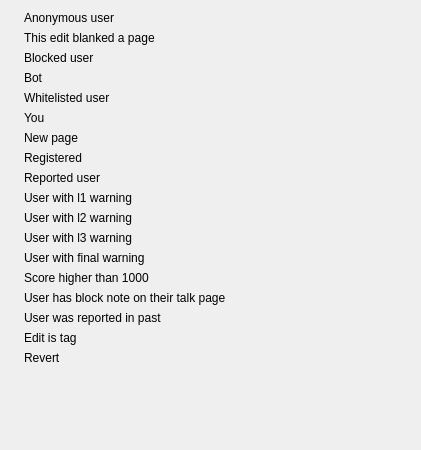
<?xml version="1.0" encoding="UTF-8"?>
<ui version="4.0">
 <class>QueueHelp</class>
 <widget class="QDialog" name="QueueHelp">
  <property name="geometry">
   <rect>
    <x>0</x>
    <y>0</y>
    <width>421</width>
    <height>450</height>
   </rect>
  </property>
  <property name="windowTitle">
   <string>Queue help</string>
  </property>
  <layout class="QVBoxLayout" name="verticalLayout">
   <item>
    <layout class="QFormLayout" name="formLayout">
     <property name="fieldGrowthPolicy">
      <enum>QFormLayout::AllNonFixedFieldsGrow</enum>
     </property>
     <item row="0" column="0">
      <widget class="QLabel" name="labelIconAnon">
       <property name="text">
        <string/>
       </property>
       <property name="pixmap">
        <pixmap resource="../huggle_res/pictures.qrc">:/huggle/pictures/Resources/blob-anon.png</pixmap>
       </property>
      </widget>
     </item>
     <item row="0" column="1">
      <widget class="QLabel" name="labelTextAnon">
       <property name="text">
        <string>Anonymous user</string>
       </property>
      </widget>
     </item>
     <item row="1" column="0">
      <widget class="QLabel" name="labelIconBlanked">
       <property name="text">
        <string/>
       </property>
       <property name="pixmap">
        <pixmap resource="../huggle_res/pictures.qrc">:/huggle/pictures/Resources/blob-blanked.png</pixmap>
       </property>
      </widget>
     </item>
     <item row="1" column="1">
      <widget class="QLabel" name="labelTextBlanked">
       <property name="text">
        <string>This edit blanked a page</string>
       </property>
      </widget>
     </item>
     <item row="2" column="0">
      <widget class="QLabel" name="labelIconBlocked">
       <property name="text">
        <string/>
       </property>
       <property name="pixmap">
        <pixmap resource="../huggle_res/pictures.qrc">:/huggle/pictures/Resources/blob-blocked.png</pixmap>
       </property>
      </widget>
     </item>
     <item row="2" column="1">
      <widget class="QLabel" name="labelTextBlocked">
       <property name="text">
        <string>Blocked user</string>
       </property>
      </widget>
     </item>
     <item row="3" column="0">
      <widget class="QLabel" name="labelIconBot">
       <property name="text">
        <string/>
       </property>
       <property name="pixmap">
        <pixmap resource="../huggle_res/pictures.qrc">:/huggle/pictures/Resources/blob-bot.png</pixmap>
       </property>
      </widget>
     </item>
     <item row="3" column="1">
      <widget class="QLabel" name="labelTextBot">
       <property name="text">
        <string>Bot</string>
       </property>
      </widget>
     </item>
     <item row="4" column="0">
      <widget class="QLabel" name="labelIconWhitelisted">
       <property name="text">
        <string/>
       </property>
       <property name="pixmap">
        <pixmap resource="../huggle_res/pictures.qrc">:/huggle/pictures/Resources/blob-ignored.png</pixmap>
       </property>
      </widget>
     </item>
     <item row="4" column="1">
      <widget class="QLabel" name="labelTextWhitelisted">
       <property name="text">
        <string>Whitelisted user</string>
       </property>
      </widget>
     </item>
     <item row="5" column="0">
      <widget class="QLabel" name="labelIconSelf">
       <property name="text">
        <string/>
       </property>
       <property name="pixmap">
        <pixmap resource="../huggle_res/pictures.qrc">:/huggle/pictures/Resources/blob-me.png</pixmap>
       </property>
      </widget>
     </item>
     <item row="5" column="1">
      <widget class="QLabel" name="labelTextSelf">
       <property name="text">
        <string>You</string>
       </property>
      </widget>
     </item>
     <item row="6" column="0">
      <widget class="QLabel" name="labelIconNewPage">
       <property name="text">
        <string/>
       </property>
       <property name="pixmap">
        <pixmap resource="../huggle_res/pictures.qrc">:/huggle/pictures/Resources/blob-new.png</pixmap>
       </property>
      </widget>
     </item>
     <item row="6" column="1">
      <widget class="QLabel" name="labelTextNewPage">
       <property name="text">
        <string>New page</string>
       </property>
      </widget>
     </item>
     <item row="7" column="0">
      <widget class="QLabel" name="labelIconRegistered">
       <property name="text">
        <string/>
       </property>
       <property name="pixmap">
        <pixmap resource="../huggle_res/pictures.qrc">:/huggle/pictures/Resources/blob-none.png</pixmap>
       </property>
      </widget>
     </item>
     <item row="7" column="1">
      <widget class="QLabel" name="labelTextRegistered">
       <property name="text">
        <string>Registered</string>
       </property>
      </widget>
     </item>
     <item row="8" column="0">
      <widget class="QLabel" name="labelIconReported">
       <property name="text">
        <string/>
       </property>
       <property name="pixmap">
        <pixmap resource="../huggle_res/pictures.qrc">:/huggle/pictures/Resources/blob-reported.png</pixmap>
       </property>
      </widget>
     </item>
     <item row="8" column="1">
      <widget class="QLabel" name="labelTextReported">
       <property name="text">
        <string>Reported user</string>
       </property>
      </widget>
     </item>
     <item row="9" column="0">
      <widget class="QLabel" name="labelIconWarnLevel1">
       <property name="text">
        <string/>
       </property>
       <property name="pixmap">
        <pixmap resource="../huggle_res/pictures.qrc">:/huggle/pictures/Resources/blob-warn-1.png</pixmap>
       </property>
      </widget>
     </item>
     <item row="9" column="1">
      <widget class="QLabel" name="labelTextWarnLevel1">
       <property name="text">
        <string>User with l1 warning</string>
       </property>
      </widget>
     </item>
     <item row="10" column="0">
      <widget class="QLabel" name="labelIconWarnLevel2">
       <property name="text">
        <string/>
       </property>
       <property name="pixmap">
        <pixmap resource="../huggle_res/pictures.qrc">:/huggle/pictures/Resources/blob-warn-2.png</pixmap>
       </property>
      </widget>
     </item>
     <item row="10" column="1">
      <widget class="QLabel" name="labelTextWarnLevel2">
       <property name="text">
        <string>User with l2 warning</string>
       </property>
      </widget>
     </item>
     <item row="11" column="0">
      <widget class="QLabel" name="labelIconWarnLevel3">
       <property name="text">
        <string/>
       </property>
       <property name="pixmap">
        <pixmap resource="../huggle_res/pictures.qrc">:/huggle/pictures/Resources/blob-warn-3.png</pixmap>
       </property>
      </widget>
     </item>
     <item row="11" column="1">
      <widget class="QLabel" name="labelTextWarnLevel3">
       <property name="text">
        <string>User with l3 warning</string>
       </property>
      </widget>
     </item>
     <item row="12" column="0">
      <widget class="QLabel" name="labelIconWarnLevel4">
       <property name="text">
        <string/>
       </property>
       <property name="pixmap">
        <pixmap resource="../huggle_res/pictures.qrc">:/huggle/pictures/Resources/blob-warn-4.png</pixmap>
       </property>
      </widget>
     </item>
     <item row="12" column="1">
      <widget class="QLabel" name="labelTextWarnLevel4">
       <property name="text">
        <string>User with final warning</string>
       </property>
      </widget>
     </item>
     <item row="13" column="0">
      <widget class="QLabel" name="labelIconHighScore">
       <property name="text">
        <string/>
       </property>
       <property name="pixmap">
        <pixmap resource="../huggle_res/pictures.qrc">:/huggle/pictures/Resources/blob-warning.png</pixmap>
       </property>
      </widget>
     </item>
     <item row="13" column="1">
      <widget class="QLabel" name="labelTextHighScore">
       <property name="text">
        <string>Score higher than 1000</string>
       </property>
      </widget>
     </item>
     <item row="14" column="0">
      <widget class="QLabel" name="labelIconBlockNote">
       <property name="text">
        <string/>
       </property>
       <property name="pixmap">
        <pixmap resource="../huggle_res/pictures.qrc">:/huggle/pictures/Resources/blob-blocknote.png</pixmap>
       </property>
      </widget>
     </item>
     <item row="14" column="1">
      <widget class="QLabel" name="labelTextBlockNote">
       <property name="text">
        <string>User has block note on their talk page</string>
       </property>
      </widget>
     </item>
     <item row="15" column="0">
      <widget class="QLabel" name="labelIconReportedPast">
       <property name="text">
        <string/>
       </property>
       <property name="pixmap">
        <pixmap resource="../huggle_res/pictures.qrc">:/huggle/pictures/Resources/blob-report.png</pixmap>
       </property>
      </widget>
     </item>
     <item row="15" column="1">
      <widget class="QLabel" name="labelTextReportedPast">
       <property name="text">
        <string>User was reported in past</string>
       </property>
      </widget>
     </item>
     <item row="16" column="1">
      <widget class="QLabel" name="labelTextTag">
       <property name="text">
        <string>Edit is tag</string>
       </property>
      </widget>
     </item>
     <item row="16" column="0">
      <widget class="QLabel" name="labelIconTag">
       <property name="text">
        <string/>
       </property>
       <property name="pixmap">
        <pixmap resource="../huggle_res/pictures.qrc">:/huggle/pictures/Resources/blob-tag.png</pixmap>
       </property>
      </widget>
     </item>
     <item row="17" column="1">
      <widget class="QLabel" name="labelTextRevert">
       <property name="text">
        <string>Revert</string>
       </property>
      </widget>
     </item>
     <item row="17" column="0">
      <widget class="QLabel" name="labelIconRevert">
       <property name="text">
        <string/>
       </property>
       <property name="pixmap">
        <pixmap resource="../huggle_res/pictures.qrc">:/huggle/pictures/Resources/blob-revert.png</pixmap>
       </property>
      </widget>
     </item>
    </layout>
   </item>
  </layout>
 </widget>
 <resources>
  <include location="../huggle_res/pictures.qrc"/>
 </resources>
 <connections/>
</ui>
